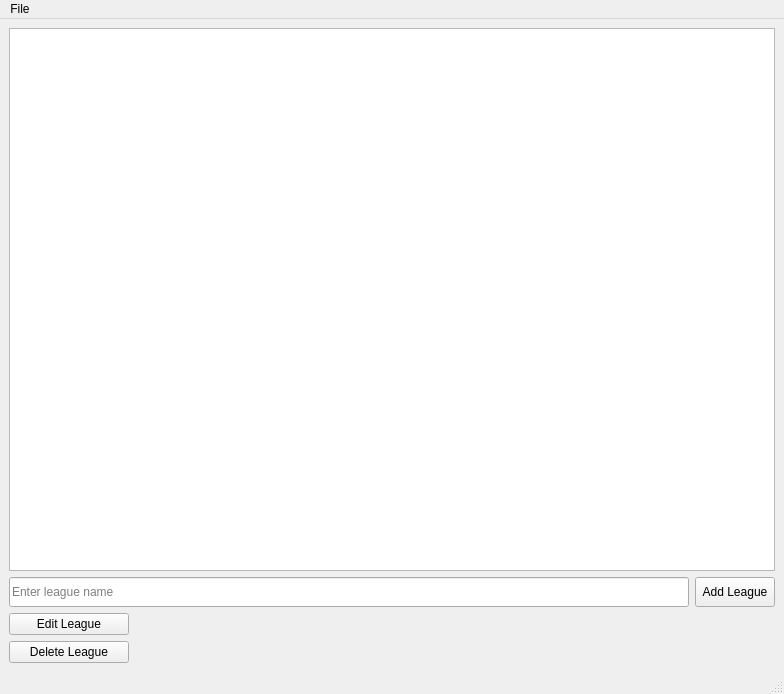
<?xml version="1.0" encoding="UTF-8"?>
<ui version="4.0">
 <class>main_window</class>
 <widget class="QMainWindow" name="main_window">
  <property name="geometry">
   <rect>
    <x>0</x>
    <y>0</y>
    <width>784</width>
    <height>694</height>
   </rect>
  </property>
  <property name="font">
   <font>
    <bold>false</bold>
   </font>
  </property>
  <property name="windowTitle">
   <string>MainWindow</string>
  </property>
  <widget class="QWidget" name="centralwidget">
   <layout class="QVBoxLayout" name="verticalLayout_3">
    <item>
     <layout class="QVBoxLayout" name="verticalLayout_2">
      <item>
       <widget class="QListWidget" name="league_list_widget"/>
      </item>
      <item>
       <layout class="QHBoxLayout" name="horizontalLayout">
        <item>
         <widget class="QLineEdit" name="league_name_line_edit">
          <property name="sizePolicy">
           <sizepolicy hsizetype="MinimumExpanding" vsizetype="Preferred">
            <horstretch>0</horstretch>
            <verstretch>0</verstretch>
           </sizepolicy>
          </property>
          <property name="minimumSize">
           <size>
            <width>0</width>
            <height>30</height>
           </size>
          </property>
          <property name="placeholderText">
           <string>Enter league name</string>
          </property>
         </widget>
        </item>
        <item>
         <widget class="QPushButton" name="add_button">
          <property name="sizePolicy">
           <sizepolicy hsizetype="Minimum" vsizetype="Preferred">
            <horstretch>0</horstretch>
            <verstretch>0</verstretch>
           </sizepolicy>
          </property>
          <property name="maximumSize">
           <size>
            <width>120</width>
            <height>16777215</height>
           </size>
          </property>
          <property name="text">
           <string>Add League</string>
          </property>
         </widget>
        </item>
       </layout>
      </item>
      <item>
       <layout class="QVBoxLayout" name="verticalLayout">
        <item>
         <widget class="QPushButton" name="edit_button">
          <property name="sizePolicy">
           <sizepolicy hsizetype="Minimum" vsizetype="Preferred">
            <horstretch>0</horstretch>
            <verstretch>0</verstretch>
           </sizepolicy>
          </property>
          <property name="maximumSize">
           <size>
            <width>120</width>
            <height>16777215</height>
           </size>
          </property>
          <property name="text">
           <string>Edit League</string>
          </property>
         </widget>
        </item>
        <item>
         <widget class="QPushButton" name="delete_button">
          <property name="sizePolicy">
           <sizepolicy hsizetype="Preferred" vsizetype="Preferred">
            <horstretch>0</horstretch>
            <verstretch>0</verstretch>
           </sizepolicy>
          </property>
          <property name="maximumSize">
           <size>
            <width>120</width>
            <height>16777215</height>
           </size>
          </property>
          <property name="text">
           <string>Delete League</string>
          </property>
         </widget>
        </item>
       </layout>
      </item>
     </layout>
    </item>
   </layout>
  </widget>
  <widget class="QMenuBar" name="menubar">
   <property name="geometry">
    <rect>
     <x>0</x>
     <y>0</y>
     <width>784</width>
     <height>33</height>
    </rect>
   </property>
   <widget class="QMenu" name="menuFile">
    <property name="title">
     <string>File</string>
    </property>
    <addaction name="actionLoad"/>
    <addaction name="actionSave"/>
   </widget>
   <addaction name="menuFile"/>
  </widget>
  <widget class="QStatusBar" name="statusbar"/>
  <action name="actionLoad">
   <property name="text">
    <string>Load</string>
   </property>
  </action>
  <action name="actionSave">
   <property name="text">
    <string>Save</string>
   </property>
  </action>
 </widget>
 <resources/>
 <connections/>
</ui>
